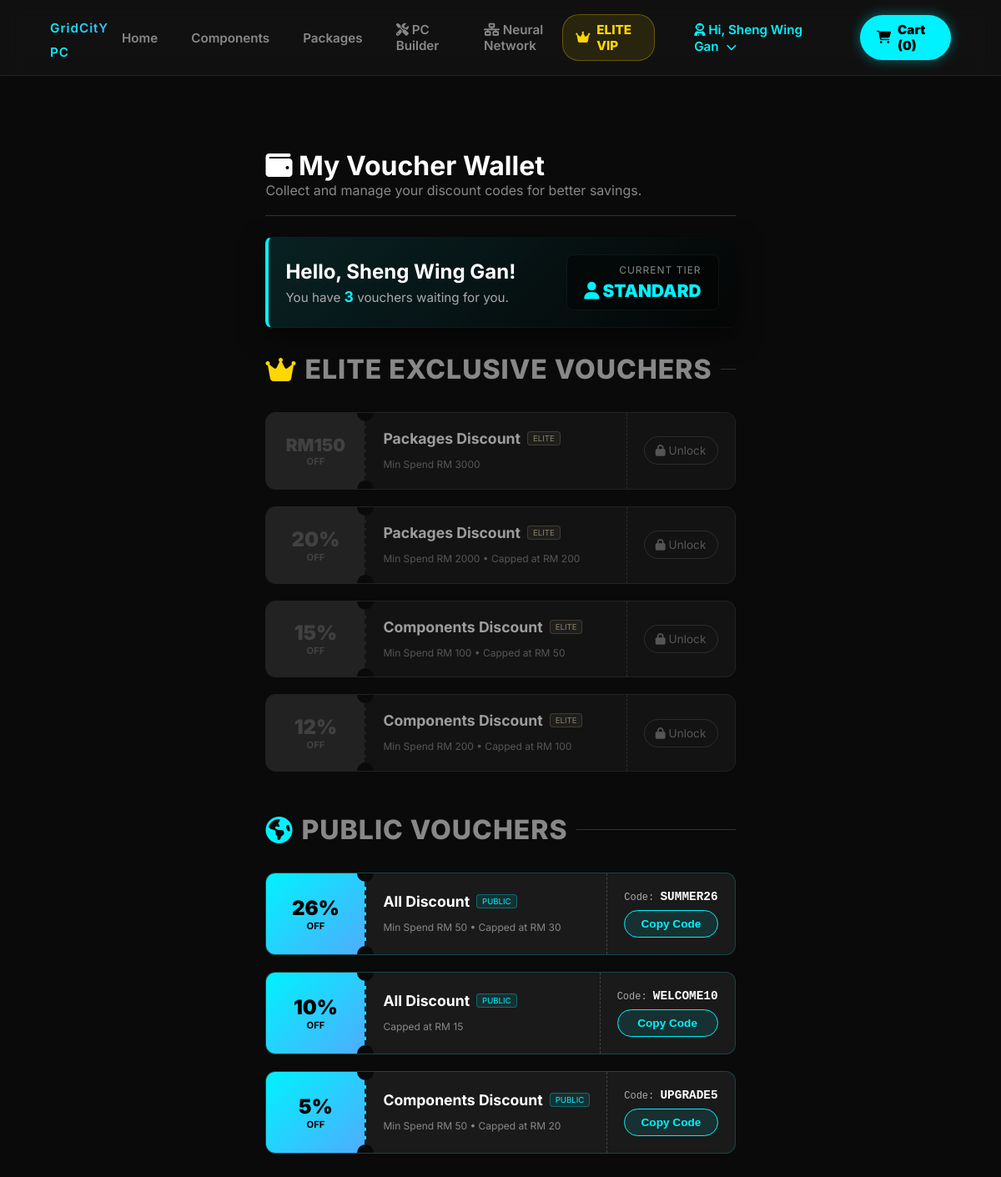
The page /vouchers.php (signed in) on the database its author committed.
### tables this page shows
CREATE TABLE `customers` (
  `customer_id` int(11) NOT NULL,
  `username` varchar(150) DEFAULT NULL,
  `first_name` varchar(50) DEFAULT NULL,
  `last_name` varchar(50) DEFAULT NULL,
  `email` varchar(100) NOT NULL,
  `password` varchar(255) NOT NULL,
  `phone_number` varchar(20) DEFAULT NULL,
  `birthday` date DEFAULT NULL,
  `wallet_balance` decimal(10,2) NOT NULL DEFAULT 0.00,
  `reward_coins` int(11) NOT NULL DEFAULT 0,
  `lifetime_coins` int(11) DEFAULT 0,
  `membership_tier` varchar(20) DEFAULT 'Standard',
  `vip_expiry_date` datetime DEFAULT NULL,
  `auto_renew` tinyint(1) DEFAULT 0,
  `default_shipping_address` text DEFAULT NULL,
  `account_status` varchar(20) DEFAULT 'Active',
  `reset_token` varchar(6) DEFAULT NULL,
  `reset_token_expire` datetime DEFAULT NULL,
  `pref_gamer` int(11) DEFAULT 0,
  `pref_creator` int(11) DEFAULT 0,
  `pref_student` int(11) DEFAULT 0,
  `pref_enthusiast` int(11) DEFAULT 0,
  `created_at` datetime DEFAULT current_timestamp(),
  `status` varchar(50) NOT NULL DEFAULT 'Active',
  `daily_coins_added` int(11) DEFAULT 0,
  `daily_coins_deducted` int(11) DEFAULT 0,
  `last_coin_update` date DEFAULT NULL,
  `last_login` datetime DEFAULT current_timestamp()
);

CREATE TABLE `promo_codes` (
  `promo_id` int(11) NOT NULL,
  `code_name` varchar(50) NOT NULL COMMENT 'Promo code string',
  `target_category` enum('All','Components','Packages') NOT NULL DEFAULT 'All',
  `is_vip_only` tinyint(1) DEFAULT 1 COMMENT '1 for VIP, 0 for public',
  `status` enum('Active','Inactive') DEFAULT 'Active',
  `created_at` datetime DEFAULT current_timestamp(),
  `discount_value` decimal(10,2) NOT NULL COMMENT '折扣数值',
  `discount_type` enum('Percentage','Fixed') NOT NULL DEFAULT 'Percentage' COMMENT '折扣模式',
  `min_spend` decimal(10,2) NOT NULL DEFAULT 0.00 COMMENT '最低消费门槛',
  `max_cap` decimal(10,2) NOT NULL DEFAULT 0.00 COMMENT '最高折抵上限'
);

### vouchers.php (the view, shortened to what this page needs)
<?php
require_once 'config.php';
$customer_id = $_SESSION['customer_id'];
$stmt = $conn->prepare("SELECT membership_tier, username, lifetime_coins FROM customers WHERE customer_id = ?");
$stmt->bind_param("i", $customer_id);
$stmt->execute();
$user_data = $stmt->get_result()->fetch_assoc();
$current_tier = $user_data['membership_tier'];
$username = $user_data['username'];
$lifetime_coins = $user_data['lifetime_coins'] ?? 0;
$is_elite = ($current_tier === 'VIP' || $lifetime_coins >= 1000);
$count_query = "
    SELECT COUNT(p.promo_id) as total FROM promo_codes p
    LEFT JOIN used_vouchers uv ON p.promo_id = uv.promo_id AND uv.customer_id = ?
    WHERE p.status = 'Active' AND uv.promo_id IS NULL
    AND (p.is_vip_only = 0 OR (p.is_vip_only = 1 AND ? = 1))
";
$count_stmt = $conn->prepare($count_query);
$elite_int = $is_elite ? 1 : 0;
$count_stmt->bind_param("ii", $customer_id, $elite_int);
$count_stmt->execute();
$total_vouchers = $count_stmt->get_result()->fetch_assoc()['total'];
?>
<!DOCTYPE html>
<html lang="en">
<head>
    <link rel="stylesheet" href="https://cdnjs.cloudflare.com/ajax/libs/font-awesome/6.4.0/css/all.min.css">
    <link rel="stylesheet" href="css/style.css">
</head>
<body style="background-color: #0a0a0a;">
<?php include 'includes/header.php'; ?>
<main class="voucher-container">
    <div class="page-header">
        <h1><i class="fa-solid fa-wallet"></i> My Voucher Wallet</h1>
        <p style="color: #888;">Collect and manage your discount codes for better savings.</p>
    </div>
    <div class="wallet-dashboard">
        <div>
            <h2 style="margin: 0; color: #fff; font-size: 1.5rem;">Hello, <?php echo htmlspecialchars($username); ?>!</h2>
            <p style="margin: 5px 0 0 0; color: #aaa; font-size: 0.95rem;">You have <span style="color: #00f2fe; font-weight: bold; font-size: 1.1rem;"><?php echo $total_vouchers; ?></span> vouchers waiting for you.</p>
        </div>
        <div style="text-align: right; background: rgba(0,0,0,0.4); padding: 10px 20px; border-radius: 8px; border: 1px solid rgba(255,255,255,0.05);">
            <div style="color: #888; font-size: 0.75rem; text-transform: uppercase; margin-bottom: 5px; letter-spacing: 1px;">Current Tier</div>
            <div style="color: <?php echo $is_elite ? '#ffd700' : '#00f2fe'; ?>; font-weight: 900; font-size: 1.3rem;">
                <i class="fa-solid <?php echo $is_elite ? 'fa-crown' : 'fa-user'; ?>"></i> <?php echo $is_elite ? 'ELITE STATUS' : strtoupper($current_tier); ?>
            </div>
        </div>
    </div>
    <div class="voucher-section">
        <div class="section-title"><i class="fa-solid fa-crown" style="color: #ffd700;"></i> ELITE Exclusive Vouchers <span></span></div>
        <div class="voucher-grid">
            <?php
            $vip_stmt = $conn->prepare("
                SELECT p.* FROM promo_codes p
                LEFT JOIN used_vouchers uv ON p.promo_id = uv.promo_id AND uv.customer_id = ?
                WHERE p.is_vip_only = 1 AND p.status = 'Active' AND uv.promo_id IS NULL
                ORDER BY p.discount_value DESC
            ");
            $vip_stmt->bind_param("i", $customer_id);
            $vip_stmt->execute();
            $vip_res = $vip_stmt->get_result();
            while ($v = $vip_res->fetch_assoc()):
                $is_locked = !$is_elite;
            ?>
                <div class="voucher-card <?php echo $is_locked ? 'locked' : ''; ?>" style="<?php echo $is_locked ? 'opacity: 0.6; filter: grayscale(0.8);' : 'border-color: rgba(255,215,0,0.3);'; ?>">
                    <div class="card-left <?php echo $is_locked ? 'locked-bg' : 'vip-bg'; ?>">
                        <?php if($v['discount_type'] == 'Fixed'): ?>
                            <span style="font-weight: 900; font-size: 1.3rem;">RM<?php echo floatval($v['discount_value']); ?></span>
                        <?php else: ?>
                            <span style="font-weight: 900; font-size: 1.5rem;"><?php echo floatval($v['discount_value']); ?>%</span>
                        <?php endif; ?>
                        <span style="font-size: 0.7rem; font-weight: bold;">OFF</span>
                    </div>
                    <div class="card-middle">
                        <div style="display: flex; align-items: center; gap: 8px; margin-bottom: 5px;">
                            <h3 style="color: #fff; margin: 0; font-size: 1.1rem;"><?php echo htmlspecialchars($v['target_category']); ?> Discount</h3>
                            <span style="background: rgba(255,215,0,0.1); color: #ffd700; border: 1px solid rgba(255,215,0,0.3); font-size: 0.6rem; padding: 2px 6px; border-radius: 4px;">ELITE</span>
                        </div>
                        <div class="terms-text">
                            <?php
                                $terms = [];
                                if ($v['min_spend'] > 0) $terms[] = "Min Spend RM " . floatval($v['min_spend']);
                                if ($v['max_cap'] > 0) $terms[] = "Capped at RM " . floatval($v['max_cap']);
                                echo empty($terms) ? "No minimum spend limit" : implode(' • ', $terms);
                            ?>
                        </div>
                    </div>
                    <div class="card-right">
                        <?php if ($is_locked): ?>
                            <a href="membership.php" style="color: #888; text-decoration: none; font-size: 0.85rem; text-align: center; display: block; width: 100%; border: 1px solid #444; padding: 8px 0; border-radius: 20px; transition: 0.3s;" onmouseover="this.style.borderColor='#ffd700'; this.style.color='#ffd700';">
                                <i class="fa-solid fa-lock"></i> Unlock
                            </a>
                        <?php endif; ?>
                    </div>
                </div>
            <?php endwhile; $vip_stmt->close(); ?>
        </div>
    </div>
    <div class="voucher-section">
        <div class="section-title"><i class="fa-solid fa-earth-americas" style="color: #00f2fe;"></i> Public Vouchers <span></span></div>
        <div class="voucher-grid">
            <?php
            $pub_stmt = $conn->prepare("
                SELECT p.* FROM promo_codes p
                LEFT JOIN used_vouchers uv ON p.promo_id = uv.promo_id AND uv.customer_id = ?
                WHERE p.is_vip_only = 0 AND p.status = 'Active' AND uv.promo_id IS NULL
                ORDER BY p.discount_value DESC
            ");
            $pub_stmt->bind_param("i", $customer_id);
            $pub_stmt->execute();
            $pub_res = $pub_stmt->get_result();
            while ($v = $pub_res->fetch_assoc()):
            ?>
                <div class="voucher-card" style="border-color: rgba(0,242,254,0.2);">
                    <div class="card-left public-bg">
                        <?php if($v['discount_type'] == 'Fixed'): ?>
                            <span style="font-weight: 900; font-size: 1.3rem;">RM<?php echo floatval($v['discount_value']); ?></span>
                        <?php else: ?>
                            <span style="font-weight: 900; font-size: 1.5rem;"><?php echo floatval($v['discount_value']); ?>%</span>
                        <?php endif; ?>
                        <span style="font-size: 0.7rem; font-weight: bold;">OFF</span>
                    </div>
                    <div class="card-middle">
                        <div style="display: flex; align-items: center; gap: 8px; margin-bottom: 5px;">
                            <h3 style="color: #fff; margin: 0; font-size: 1.1rem;"><?php echo htmlspecialchars($v['target_category']); ?> Discount</h3>
                            <span style="background: rgba(0,242,254,0.1); color: #00f2fe; border: 1px solid rgba(0,242,254,0.3); font-size: 0.6rem; padding: 2px 6px; border-radius: 4px;">PUBLIC</span>
                        </div>
                        <div class="terms-text">
                            <?php
                                $terms = [];
                                if ($v['min_spend'] > 0) $terms[] = "Min Spend RM " . floatval($v['min_spend']);
                                if ($v['max_cap'] > 0) $terms[] = "Capped at RM " . floatval($v['max_cap']);
                                echo empty($terms) ? "No minimum spend limit" : implode(' • ', $terms);
                            ?>
                        </div>
                    </div>
                    <div class="card-right">
                        <span style="font-family: monospace; color: #aaa; font-size: 0.75rem; margin-bottom: 8px;">Code: <strong style="color: #fff; font-size: 0.9rem;"><?php echo htmlspecialchars($v['code_name']); ?></strong></span>
                        <button class="copy-btn" onclick="copyCode('<?php echo htmlspecialchars($v['code_name']); ?>', this)">Copy Code</button>
                    </div>
                </div>
            <?php endwhile; $pub_stmt->close(); ?>
        </div>
    </div>
</main>
</body>
</html>

### css/style.css (style rules this page uses)
:root { --bg-main: #0a0a0a; --bg-surface: #141414; --bg-glass: rgba(20, 20, 20, 0.7); --accent-blue: #00f2fe; --accent-purple: #4facfe; --text-main: #ffffff; --text-muted: #888888; --border-color: rgba(255, 255, 255, 0.08); --border-radius: 12px; --transition-fast: all 0.2s ease-in-out; --transition-smooth: all 0.4s cubic-bezier(0.16, 1, 0.3, 1); }
* { margin: 0; padding: 0; box-sizing: border-box; }
body { background-color: var(--bg-main); color: var(--text-main); font-family: 'Inter', sans-serif; display: flex; flex-direction: column; min-height: 100vh; overflow-x: hidden; }
a { text-decoration: none; color: inherit; }
.section-title { font-size: 2rem; font-weight: 800; margin-bottom: 2rem; display: flex; align-items: center; gap: 10px; }
.wallet-dashboard { display: flex; justify-content: space-between; background: linear-gradient(135deg, rgba(0, 243, 255, 0.1), rgba(0,0,0,0.5)); border-left: 4px solid var(--accent-blue); padding: 20px; border-radius: 8px; margin-bottom: 30px; }

### vouchers.php (style rules this page uses)
.voucher-container { max-width: 1000px; margin: 40px auto; padding: 0 20px; }
.page-header { margin-bottom: 25px; border-bottom: 1px solid #333; padding-bottom: 20px; }
.page-header h1 { color: #fff; font-size: 2rem; margin: 0; }
.wallet-dashboard { background: linear-gradient(90deg, rgba(0, 242, 254, 0.05), rgba(0,0,0,0)); padding: 25px 30px; border-radius: 16px; border-left: 4px solid #00f2fe; margin-bottom: 40px; display: flex; justify-content: space-between; align-items: center; box-shadow: 0 10px 30px rgba(0,0,0,0.5); border-top: 1px solid rgba(255,255,255,0.02); border-bottom: 1px solid rgba(255,255,255,0.02); }
.voucher-section { margin-bottom: 50px; }
.section-title { color: #888; text-transform: uppercase; letter-spacing: 1px; font-size: 0.9rem; margin-bottom: 20px; display: flex; align-items: center; gap: 10px; }
.section-title span { flex: 1; height: 1px; background: #333; }
.voucher-grid { display: grid; grid-template-columns: repeat(auto-fill, minmax(450px, 1fr)); gap: 20px; }
.voucher-card { display: flex; background: #1a1a1a; border-radius: 12px; overflow: hidden; border: 1px solid #333; transition: 0.3s; position: relative; }
.card-left { width: 120px; display: flex; flex-direction: column; justify-content: center; align-items: center; padding: 20px; text-align: center; position: relative; border-right: 2px dashed #1a1a1a; }
.card-left::before, .card-left::after { content: ''; position: absolute; width: 20px; height: 20px; background: #0a0a0a; border-radius: 50%; right: -11px; }
.card-left::before { top: -10px; }
.card-left::after { bottom: -10px; }
.public-bg { background: linear-gradient(135deg, #00f2fe, #4facfe); color: #000; }
.locked-bg { background: #333; color: #666; }
.card-middle { padding: 20px; flex: 1; display: flex; flex-direction: column; justify-content: center; }
.card-right { padding: 20px; display: flex; flex-direction: column; justify-content: center; align-items: center; border-left: 1px dashed #444; min-width: 130px; }
.copy-btn { background: rgba(0, 242, 254, 0.1); color: #00f2fe; border: 1px solid #00f2fe; padding: 8px 15px; border-radius: 20px; font-weight: bold; cursor: pointer; transition: 0.3s; font-size: 0.85rem; width: 100%; }
.terms-text { color: #888; font-size: 0.75rem; margin-top: 8px; line-height: 1.4; }

### rows shown on the page
customers: username "Sheng Wing Gan", membership_tier "STANDARD"
promo_codes: discount_value "150", target_category "Packages", terms "Min Spend RM 3000"
promo_codes: discount_value "20", target_category "Packages", terms "Min Spend RM 2000 • Capped at RM 200"
promo_codes: discount_value "15", target_category "Components", terms "Min Spend RM 100 • Capped at RM 50"
promo_codes: discount_value "12", target_category "Components", terms "Min Spend RM 200 • Capped at RM 100"
promo_codes: discount_value "26", target_category "All", terms "Min Spend RM 50 • Capped at RM 30", code_name "SUMMER26"
promo_codes: discount_value "10", target_category "All", terms "Capped at RM 15", code_name "WELCOME10"
promo_codes: discount_value "5", target_category "Components", terms "Min Spend RM 50 • Capped at RM 20", code_name "UPGRADE5"

### other values the page prints
$_SESSION['username'] "Sheng Wing Gan"
$cart_item_count "0"
$total_vouchers "3"
